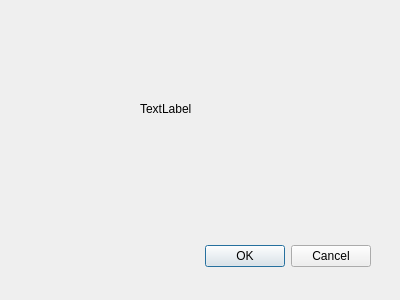
<?xml version="1.0" encoding="UTF-8"?>
<ui version="4.0">
 <class>Dialog</class>
 <widget class="QDialog" name="Dialog">
  <property name="geometry">
   <rect>
    <x>0</x>
    <y>0</y>
    <width>400</width>
    <height>300</height>
   </rect>
  </property>
  <property name="windowTitle">
   <string>Dialog</string>
  </property>
  <widget class="QDialogButtonBox" name="buttonBox">
   <property name="geometry">
    <rect>
     <x>30</x>
     <y>240</y>
     <width>341</width>
     <height>32</height>
    </rect>
   </property>
   <property name="orientation">
    <enum>Qt::Horizontal</enum>
   </property>
   <property name="standardButtons">
    <set>QDialogButtonBox::Cancel|QDialogButtonBox::Ok</set>
   </property>
  </widget>
  <widget class="QLabel" name="label">
   <property name="geometry">
    <rect>
     <x>140</x>
     <y>100</y>
     <width>67</width>
     <height>17</height>
    </rect>
   </property>
   <property name="text">
    <string>TextLabel</string>
   </property>
  </widget>
 </widget>
 <resources/>
 <connections>
  <connection>
   <sender>buttonBox</sender>
   <signal>accepted()</signal>
   <receiver>Dialog</receiver>
   <slot>accept()</slot>
   <hints>
    <hint type="sourcelabel">
     <x>248</x>
     <y>254</y>
    </hint>
    <hint type="destinationlabel">
     <x>157</x>
     <y>274</y>
    </hint>
   </hints>
  </connection>
  <connection>
   <sender>buttonBox</sender>
   <signal>rejected()</signal>
   <receiver>Dialog</receiver>
   <slot>reject()</slot>
   <hints>
    <hint type="sourcelabel">
     <x>316</x>
     <y>260</y>
    </hint>
    <hint type="destinationlabel">
     <x>286</x>
     <y>274</y>
    </hint>
   </hints>
  </connection>
 </connections>
</ui>
